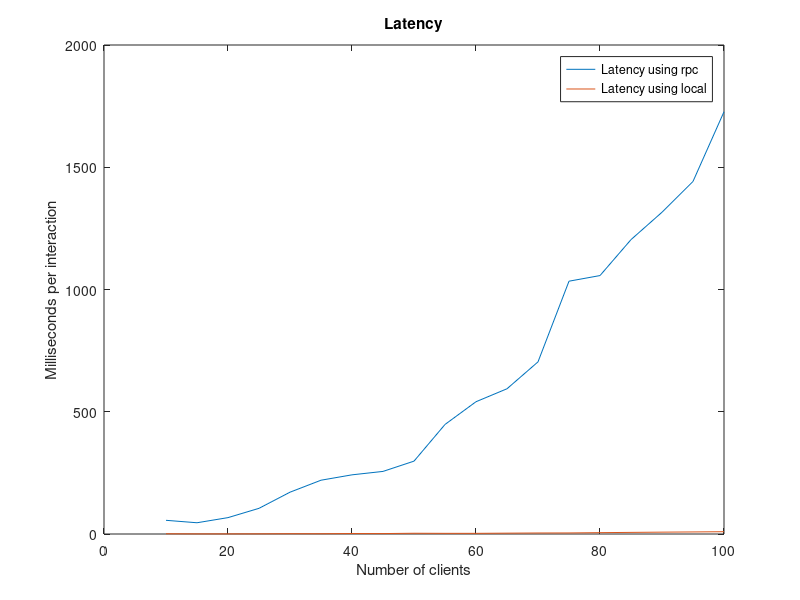
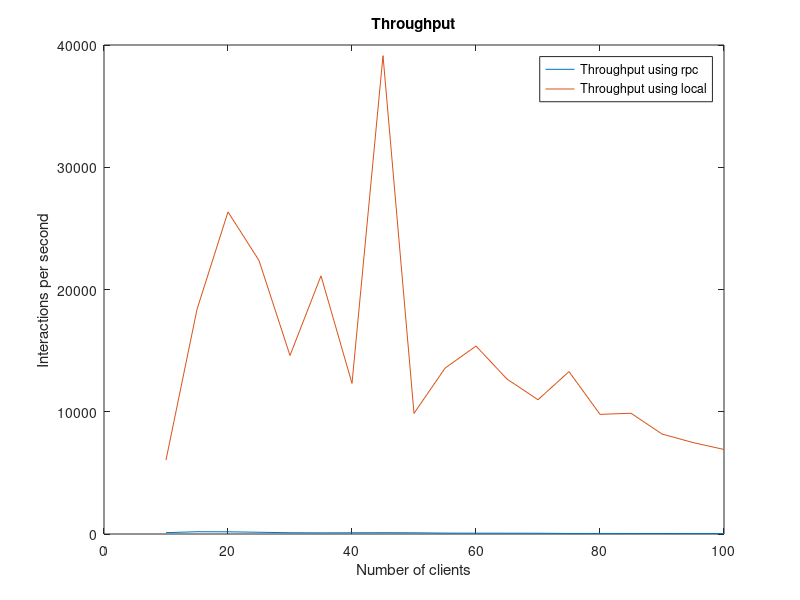

The MATLAB source for these figures, in order:
clear;
close all;
numThreads = 10:5:100;
rpcThroughput =[108 186 179 143 104 94 100 107 99 74 67 67 62 43 45 42 41 40 35];
rpcLatency = [56 46 67 105 171 220 242 256 298 448 541 594 704 1034 1057 1204 1316 1442 1727];
localThroughput = [6055 18373 26349 22376 14599 21119 12320 39130 9868 13563 15376 12674 10983 13284 9787 9878 8179 7479 6916];
localLatency = [1.016 0.521 0.523 0.728 1.284 1.167 1.981 1.764 3.076 2.705 2.7 3.487 4.155 4.352 5.519 6.62 7.608 8.421 9.39];


figure
plot(numThreads, rpcLatency, numThreads, localLatency);
legend('Latency using rpc','Latency using local');
xlabel('Number of clients');
ylabel('Milliseconds per interaction');
title('Latency');

figure
plot(numThreads, rpcThroughput, numThreads, localThroughput);
legend('Throughput using rpc','Throughput using local');
xlabel('Number of clients');
ylabel('Interactions per second');
title('Throughput');
